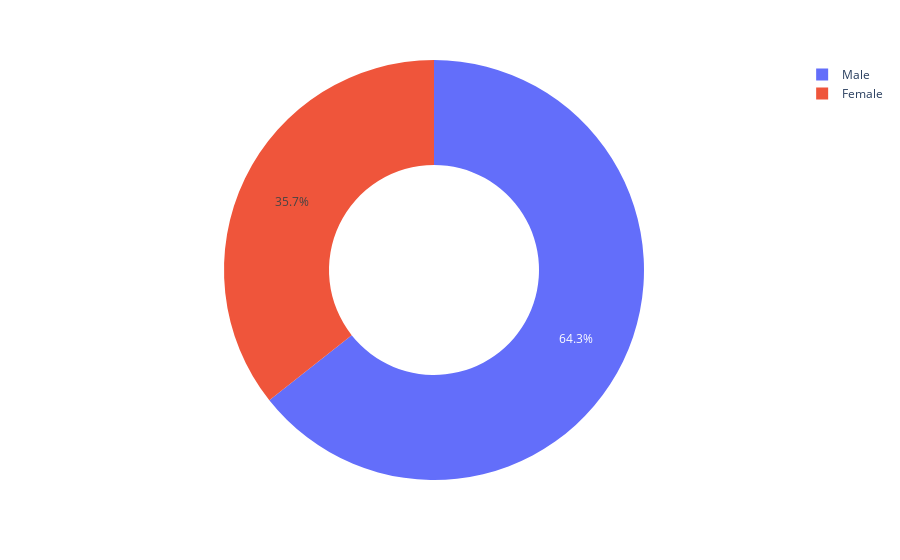

The notebook cell saved with this chart:
### Code cell
# donut chart
count = tips['sex'].value_counts()
px.pie(count, count.index, count.values, hole =0.5)

### Figure 1 — Plotly figure (JSON) as saved in the notebook; plotly's stock layout.template omitted (floating-point values rounded to 4 significant figures)
{"data": [{"domain": {"x": [0, 1], "y": [0, 1]}, "hole": 0.5, "hovertemplate": "sex=%{label}<br>value=%{value}<extra></extra>", "labels": ["Male", "Female"], "legendgroup": "", "name": "", "showlegend": true, "type": "pie", "values": [157, 87]}], "layout": {"legend": {"tracegroupgap": 0}, "margin": {"t": 60}}}
